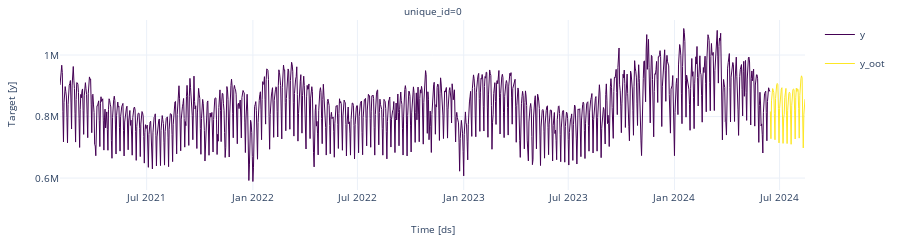

Notebook cell for this chart:
### Code cell
plot_series(
    df_train,
    pd.concat([
        df_oot.rename(columns={'y': 'y_oot'})
        ]),
    models=['y_oot'],
    plot_random=False,
    engine='plotly',
    palette='viridis'
    )

### Figure 1 — Plotly figure (JSON) as saved in the notebook; plotly's stock layout.template omitted (floating-point values rounded to 4 significant figures; data arrays with more than 128 entries replaced by an {"elided": "..."} marker saying what was removed)
{"data": [{"legendgroup": "y", "line": {"color": "#440154", "width": 1}, "mode": "lines", "name": "y", "showlegend": true, "type": "scatter", "x": {"elided": "1291 str values"}, "xaxis": "x", "y": {"elided": "1291 float values"}, "yaxis": "y"}, {"legendgroup": "y_oot", "line": {"color": "#fde725", "width": 1}, "mode": "lines", "name": "y_oot", "showlegend": true, "type": "scatter", "x": {"elided": "1291 str values"}, "xaxis": "x", "y": {"elided": "1291 float values"}, "yaxis": "y"}], "layout": {"annotations": [{"font": {"size": 10}, "showarrow": false, "text": "unique_id=0", "x": 0.5, "xanchor": "center", "xref": "paper", "y": 1, "yanchor": "bottom", "yref": "paper"}, {"font": {"size": 10}, "showarrow": false, "text": "Time [ds]", "x": 0.5, "xanchor": "center", "xref": "paper", "y": 0, "yanchor": "top", "yref": "paper", "yshift": -30}, {"font": {"size": 10}, "showarrow": false, "text": "Target [y]", "textangle": -90, "x": 0, "xanchor": "right", "xref": "paper", "xshift": -40, "y": 0.5, "yanchor": "middle", "yref": "paper"}], "autosize": true, "font": {"size": 10}, "height": 200, "margin": {"b": 50, "l": 60, "r": 10, "t": 20}, "xaxis": {"anchor": "y", "domain": [0, 1], "showticklabels": true, "visible": true}, "yaxis": {"anchor": "x", "domain": [0, 1]}}}
